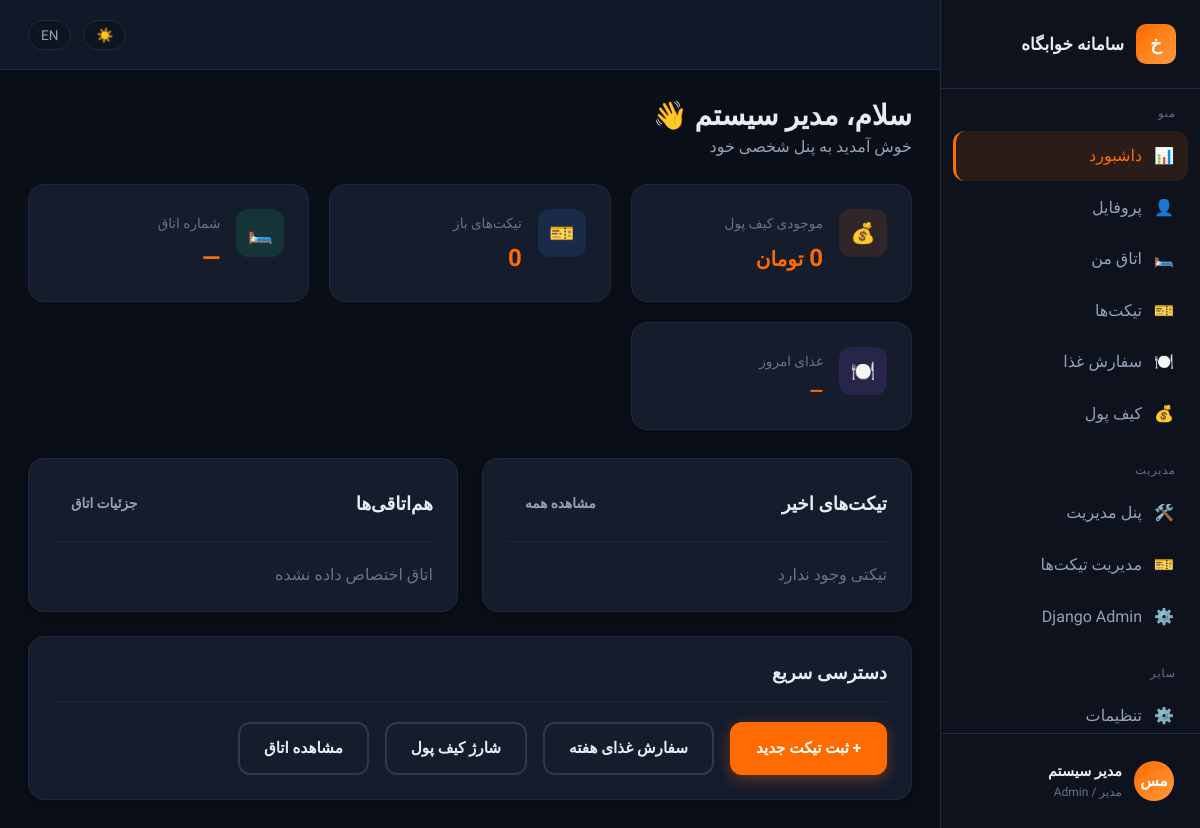
Page /dashboard/ (signed in) on the committed database.
### accounts/models.py (models this page shows, shortened)
class User(AbstractUser):
    class Gender(models.TextChoices):
        MALE = 'male', _('برادران / Brothers')
        FEMALE = 'female', _('خواهران / Sisters')
    class Role(models.TextChoices):
        STUDENT = 'student', _('دانشجو / Student')
        STAFF = 'staff', _('کارمند / Staff')
        ADMIN = 'admin', _('مدیر / Admin')
    student_id = models.CharField(
        _('شماره دانشجویی'),
        max_length=20,
        unique=True,
        null=True,
        blank=True,
        help_text=_('برای دانشجویان الزامی است')
    )
    phone = models.CharField(_('شماره موبایل'), max_length=15, blank=True)
    gender = models.CharField(
        _('بخش خوابگاه'),
        max_length=10,
        choices=Gender.choices,
        blank=True,
        null=True
    )
    role = models.CharField(
        _('نقش'),
        max_length=20,
        choices=Role.choices,
        default=Role.STUDENT
    )
    avatar = models.ImageField(
        _('تصویر پروفایل'),
        upload_to='avatars/',
        blank=True,
        null=True
    )
    is_active_student = models.BooleanField(_('فعال'), default=True)
    class Meta:
        verbose_name = _('کاربر')
        verbose_name_plural = _('کاربران')
        ordering = ['-date_joined']
    @property
    def is_admin_user(self):
        return self.role == self.Role.ADMIN or self.is_superuser
    @property
    def display_name(self):
        return self.get_full_name() or self.username
    def get_initials(self):
        name = self.get_full_name() or self.username
        parts = name.split()
        if len(parts) >= 2:
            return (parts[0][0] + parts[1][0]).upper()
        return name[:2].upper()

### wallet/models.py (models this page shows, shortened)
class Wallet(models.Model):
    user = models.OneToOneField(
        settings.AUTH_USER_MODEL,
        on_delete=models.CASCADE,
        related_name='wallet',
        verbose_name=_('کاربر')
    )
    balance = models.DecimalField(
        _('موجودی'),
        max_digits=12,
        decimal_places=0,
        default=Decimal('0'),
        validators=[MinValueValidator(Decimal('0'))]
    )
    updated_at = models.DateTimeField(_('آخرین بروزرسانی'), auto_now=True)
    class Meta:
        verbose_name = _('کیف پول')
        verbose_name_plural = _('کیف پول‌ها')

### core/views.py (the view)
# urls.py: path('dashboard/', dashboard_view, name='dashboard'),
@login_required
def dashboard_view(request):
    user = request.user
    context = {
        'recent_tickets': user.tickets.all()[:5],
        'roommates': [],
        'today_meal': None,
    }
    if hasattr(user, 'bed') and user.bed:
        room = user.bed.room
        context['roommates'] = room.beds.select_related('occupant').order_by('number')
    week_start = get_current_week_start()
    today_weekday = (date.today().weekday() + 2) % 7
    try:
        menu = WeeklyMenu.objects.get(week_start=week_start, weekday=today_weekday)
        order = MealOrder.objects.filter(user=user, menu=menu).select_related('meal_item').first()
        context['today_meal'] = order
    except WeeklyMenu.DoesNotExist:
        pass
    return render(request, 'core/dashboard.html', context)

### accounts/context_processors.py (called while the page is built)
def user_context(request):
    ctx = {
        'open_tickets_count': 0,
        'user_balance': 0,
        'user_room': None,
        'user_bed': None,
    }
    if request.user.is_authenticated:
        ctx['open_tickets_count'] = request.user.tickets.filter(
            status__in=['open', 'in_progress']
        ).count()
        if hasattr(request.user, 'wallet'):
            ctx['user_balance'] = request.user.wallet.balance
        if hasattr(request.user, 'bed') and request.user.bed:
            ctx['user_bed'] = request.user.bed
            ctx['user_room'] = request.user.bed.room
    return ctx

### cafeteria/views.py (called while the page is built)
def get_current_week_start():
    today = date.today()
    days_since_sat = (today.weekday() + 2) % 7  # Python Mon=0 ... adjust to Sat=0
    return today - timedelta(days=days_since_sat)

### templates/core/dashboard.html (shortened to what this page needs)
{% extends "base.html" %}
{% load i18n %}
{% block body %}
<div class="app-layout">
  {% include "partials/sidebar.html" %}
  <div class="main-content">
    {% include "partials/topbar.html" with page_title="داشبورد" %}
    <div class="content-area">
      <div class="mb-3">
        <h2>{% trans "سلام" %}، {{ user.display_name }} 👋</h2>
        <p class="text-secondary">{% trans "خوش آمدید به پنل شخصی خود" %}</p>
      </div>
      <div class="stats-grid">
        <div class="stat-card">
          <div class="stat-icon orange">💰</div>
          <div class="stat-content">
            <div class="stat-label">{% trans "موجودی کیف پول" %}</div>
            <div class="stat-value">{{ user_balance|floatformat:0 }} <small>{% trans "تومان" %}</small></div>
          </div>
        </div>
        <div class="stat-card">
          <div class="stat-icon blue">🎫</div>
          <div class="stat-content">
            <div class="stat-label">{% trans "تیکت‌های باز" %}</div>
            <div class="stat-value">{{ open_tickets_count }}</div>
          </div>
        </div>
        <div class="stat-card">
          <div class="stat-icon green">🛏️</div>
          <div class="stat-content">
            <div class="stat-label">{% trans "شماره اتاق" %}</div>
            <div class="stat-value">{% if user_room %}{{ user_room.number }}{% else %}—{% endif %}</div>
          </div>
        </div>
        <div class="stat-card">
          <div class="stat-icon purple">🍽️</div>
          <div class="stat-content">
            <div class="stat-label">{% trans "غذای امروز" %}</div>
            <div class="stat-value" style="font-size:1.1rem;">
              {% if today_meal %}{{ today_meal.meal_item.name_fa }}{% else %}—{% endif %}
            </div>
          </div>
        </div>
      </div>
      <div class="grid-2">
        <div class="card">
          <div class="card-header">
            <h3 class="card-title">{% trans "تیکت‌های اخیر" %}</h3>
            <a href="{% url 'tickets:list' %}" class="btn btn-ghost btn-sm">{% trans "مشاهده همه" %}</a>
          </div>
          <div class="ticket-list">
            {% for t in recent_tickets %}
            <a href="{% url 'tickets:detail' t.pk %}" class="ticket-item">
              <div class="ticket-status {{ t.status }}"></div>
              <div class="ticket-body">
                <div class="ticket-title">{{ t.subject }}</div>
                <div class="ticket-meta">
                  <span class="badge badge-{% if t.status == 'open' %}warning{% elif t.status == 'in_progress' %}info{% else %}success{% endif %}">{{ t.get_status_display }}</span>
                  <span>{{ t.created_at|date:"Y/m/d" }}</span>
                </div>
              </div>
            </a>
            {% empty %}
            <p class="text-muted">{% trans "تیکتی وجود ندارد" %}</p>
            {% endfor %}
          </div>
        </div>
        <div class="card">
          <div class="card-header">
            <h3 class="card-title">{% trans "هم‌اتاقی‌ها" %}</h3>
            <a href="{% url 'dormitory:my_room' %}" class="btn btn-ghost btn-sm">{% trans "جزئیات اتاق" %}</a>
          </div>
          <div class="roommate-list">
            {% for bed in roommates %}
            <div class="roommate-item">
              <div class="user-avatar" style="width:36px;height:36px;font-size:0.8rem;">
                {% if bed.occupant %}{{ bed.occupant.get_initials }}{% else %}—{% endif %}
              </div>
              <div style="flex:1;">
                <div style="font-weight:600;">
                  {% if bed.occupant %}{{ bed.occupant.display_name }}{% if bed.occupant == user %} (شما){% endif %}{% else %}{% trans "خالی" %}{% endif %}
                </div>
                <div class="text-muted" style="font-size:0.85rem;">{% trans "تخت" %} {{ bed.number }}</div>
              </div>
              <span class="bed-badge">Bed {{ bed.number }}</span>
            </div>
            {% empty %}
            <p class="text-muted">{% trans "اتاق اختصاص داده نشده" %}</p>
            {% endfor %}
          </div>
        </div>
      </div>
      <div class="card mt-3">
        <div class="card-header"><h3 class="card-title">{% trans "دسترسی سریع" %}</h3></div>
        <div class="flex gap-2" style="flex-wrap:wrap;">
          <a href="{% url 'tickets:create' %}" class="btn btn-primary">+ {% trans "ثبت تیکت جدید" %}</a>
          <a href="{% url 'cafeteria:meals' %}" class="btn btn-outline">{% trans "سفارش غذای هفته" %}</a>
          <a href="{% url 'wallet:wallet' %}" class="btn btn-outline">{% trans "شارژ کیف پول" %}</a>
          <a href="{% url 'dormitory:my_room' %}" class="btn btn-outline">{% trans "مشاهده اتاق" %}</a>
        </div>
      </div>
    </div>
  </div>
</div>
{% endblock %}

### templates/partials/sidebar.html (shortened to what this page needs)
{% load i18n %}
<aside class="sidebar">
  <div class="sidebar-header">
    <div class="sidebar-logo">خ</div>
    <div class="sidebar-brand">{% trans "سامانه خوابگاه" %}</div>
  </div>
  <nav class="sidebar-nav">
    <div class="nav-section">
      <div class="nav-section-title">{% trans "منو" %}</div>
      <a href="{% url 'dashboard' %}" class="nav-item {% if request.resolver_match.url_name == 'dashboard' %}active{% endif %}">
        <span>📊</span> <span>{% trans "داشبورد" %}</span>
      </a>
      <a href="{% url 'accounts:profile' %}" class="nav-item">
        <span>👤</span> <span>{% trans "پروفایل" %}</span>
      </a>
      <a href="{% url 'dormitory:my_room' %}" class="nav-item">
        <span>🛏️</span> <span>{% trans "اتاق من" %}</span>
      </a>
      <a href="{% url 'tickets:list' %}" class="nav-item">
        <span>🎫</span> <span>{% trans "تیکت‌ها" %}</span>
      </a>
      <a href="{% url 'cafeteria:meals' %}" class="nav-item">
        <span>🍽️</span> <span>{% trans "سفارش غذا" %}</span>
      </a>
      <a href="{% url 'wallet:wallet' %}" class="nav-item">
        <span>💰</span> <span>{% trans "کیف پول" %}</span>
      </a>
    </div>
    {% if user.is_admin_user or user.is_staff %}
    <div class="nav-section">
      <div class="nav-section-title">{% trans "مدیریت" %}</div>
      <a href="{% url 'admin_dashboard' %}" class="nav-item"><span>🛠️</span> <span>{% trans "پنل مدیریت" %}</span></a>
      <a href="{% url 'tickets:admin_list' %}" class="nav-item"><span>🎫</span> <span>{% trans "مدیریت تیکت‌ها" %}</span></a>
      <a href="/admin/" class="nav-item" target="_blank"><span>⚙️</span> <span>Django Admin</span></a>
    </div>
    {% endif %}
    <div class="nav-section">
      <div class="nav-section-title">{% trans "سایر" %}</div>
      <a href="{% url 'accounts:settings' %}" class="nav-item"><span>⚙️</span> <span>{% trans "تنظیمات" %}</span></a>
    </div>
  </nav>
  <div class="sidebar-footer">
    <div class="user-mini">
      <div class="user-avatar">{{ user.get_initials }}</div>
      <div class="user-info">
        <div class="user-name">{{ user.display_name }}</div>
        <div class="user-role">{{ user.get_role_display }}</div>
      </div>
    </div>
  </div>
</aside>

### rows in the picture
User: get_initials "مس", display_name "مدیر سیستم", role "مدیر / Admin"
Wallet: balance "0"

### other values in the picture
{{ open_tickets_count }} "0"
